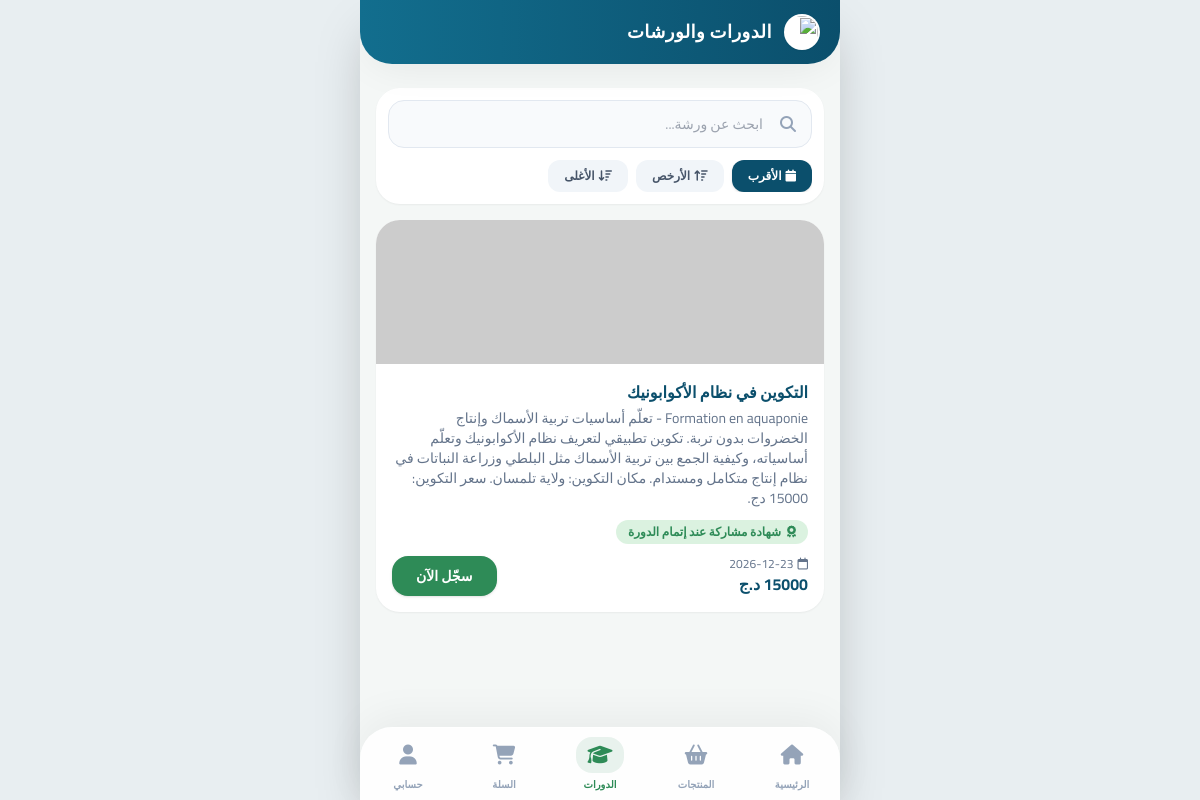
/workshops (signed in), run on the app's committed database.
### models.py (models this page shows)
class Workshop(db.Model):
    id = db.Column(db.Integer, primary_key=True)
    title = db.Column(db.String(150), nullable=False)
    description = db.Column(db.Text, default="")
    price = db.Column(db.Float, default=0)
    date = db.Column(db.Date)
    image_url = db.Column(db.String(300), default="")

### app.py (the view)
@app.route("/workshops")
@login_required
def workshops():
    search_query = request.args.get('q', '').strip()
    sort_by = request.args.get('sort', 'date_asc')
    query = Workshop.query
    if search_query:
        query = query.filter(
            (Workshop.title.ilike(f'%{search_query}%')) |
            (Workshop.description.ilike(f'%{search_query}%'))
        )
    if sort_by == 'price_asc':
        query = query.order_by(Workshop.price.asc())
    elif sort_by == 'price_desc':
        query = query.order_by(Workshop.price.desc())
    else:
        query = query.order_by(Workshop.date.asc())
    workshops = query.all()
    in_cart = {k for k in session.get("cart", {}) if k.startswith("w:")}
    return render_template("workshops.html", workshops=workshops, in_cart=in_cart, search_query=search_query, sort_by=sort_by)

### app.py (called while the page is built)
@login_manager.user_loader
def load_user(uid):
    return db.session.get(User, int(uid))

@app.context_processor
def inject_cart_count():
    return {"cart_count": sum(session.get("cart", {}).values())}

### templates/workshops.html
{% extends 'base.html' %}{% block title %}الدورات{% endblock %}{% block page_title %}الدورات والورشات{% endblock %}
{% block content %}
<div class="bg-white rounded-3xl p-3 shadow-sm mb-4">
  <form method="GET" action="{{ url_for('workshops') }}" class="flex flex-col gap-3">
    <div class="relative">
      <i class="fa-solid fa-magnifying-glass absolute right-4 top-1/2 -translate-y-1/2 text-slate-400"></i>
      <input type="text" name="q" value="{{ search_query }}" placeholder="ابحث عن ورشة..."
             class="w-full h-12 rounded-2xl bg-slate-50 border border-slate-200 pr-12 pl-4 text-sm focus:outline-none focus:ring-2 focus:ring-leaf">
    </div>
    <div class="flex gap-2 overflow-x-auto no-scrollbar">
      <button type="submit" name="sort" value="date_asc"
              class="shrink-0 px-4 py-2 rounded-xl text-xs font-bold transition {{ 'bg-ocean text-white shadow' if sort_by=='date_asc' else 'bg-slate-100 text-slate-600' }}">
        <i class="fa-solid fa-calendar ml-1"></i>الأقرب
      </button>
      <button type="submit" name="sort" value="price_asc"
              class="shrink-0 px-4 py-2 rounded-xl text-xs font-bold transition {{ 'bg-ocean text-white shadow' if sort_by=='price_asc' else 'bg-slate-100 text-slate-600' }}">
        <i class="fa-solid fa-arrow-up-wide-short ml-1"></i>الأرخص
      </button>
      <button type="submit" name="sort" value="price_desc"
              class="shrink-0 px-4 py-2 rounded-xl text-xs font-bold transition {{ 'bg-ocean text-white shadow' if sort_by=='price_desc' else 'bg-slate-100 text-slate-600' }}">
        <i class="fa-solid fa-arrow-down-wide-short ml-1"></i>الأغلى
      </button>
    </div>
  </form>
</div>
<div class="space-y-4">
{% for w in workshops %}
<div class="bg-white rounded-3xl shadow-sm overflow-hidden">
  <img src="{{ w.image_url }}" class="h-36 w-full object-cover" alt="">
  <div class="p-4">
    <h3 class="font-extrabold text-ocean">{{ w.title }}</h3>
    <p class="text-sm text-slate-500 mt-1">{{ w.description }}</p>
    <span class="inline-flex items-center gap-1.5 mt-3 rounded-full bg-mint/30 text-leaf px-3 py-1 text-xs font-extrabold"><i class="fa-solid fa-award"></i>شهادة مشاركة عند إتمام الدورة</span>
    <div class="flex items-center justify-between mt-3">
      <div class="text-xs text-slate-500"><i class="fa-regular fa-calendar ml-1"></i>{{ w.date.strftime('%Y-%m-%d') if w.date }}<br><b class="text-ocean text-base">{{ '%g' % w.price }} د.ج</b></div>
      {% if 'w:%d'|format(w.id) in in_cart %}<a href="{{ url_for('cart') }}" class="px-5 py-2.5 rounded-2xl bg-mint/40 text-leaf font-bold text-sm"><i class="fa-solid fa-check ml-1"></i>في السلة</a>
      {% else %}<form method="post" action="{{ url_for('cart_add', kind='w', item_id=w.id) }}"><button class="px-6 py-2.5 rounded-2xl bg-leaf text-white font-extrabold text-sm shadow active:scale-95 transition">سجّل الآن</button></form>{% endif %}
    </div>
  </div>
</div>
{% else %}
  <div class="text-center text-slate-500 py-10">
    <i class="fa-solid fa-graduation-cap text-4xl text-slate-300 mb-3"></i>
    <p>لا توجد ورشات تطابق بحثك.</p>
    <a href="{{ url_for('workshops') }}" class="inline-block mt-3 text-leaf font-bold text-sm">مسح البحث</a>
  </div>
{% endfor %}
</div>
{% endblock %}

### templates/base.html (style rules this page uses)
.no-scrollbar { scrollbar-width:none }
html { -webkit-tap-highlight-color:transparent }
body { overscroll-behavior-y:none; background-color: #E8EEF1; }

### data on the page
Workshop: title "التكوين في نظام الأكوابونيك", description "Formation en aquaponie - تعلّم أساسيات تربية الأسماك وإنتاج الخضروات بدون تربة. تكوين تطبيقي لتعريف نظام الأكوابونيك وتعلّم أساسياته، وكيفية الجمع بين تربية الأسماك مثل البلطي وزراعة النباتات في نظام إنتاج متكامل ومستدام. مكان التكوين: ولاية تلمسان. سعر التكوين: 15000 دج.", date "2026-12-23"

### other printed values
{{ label }} "الرئيسية" "المنتجات" "الدورات" "السلة" "حسابي"
